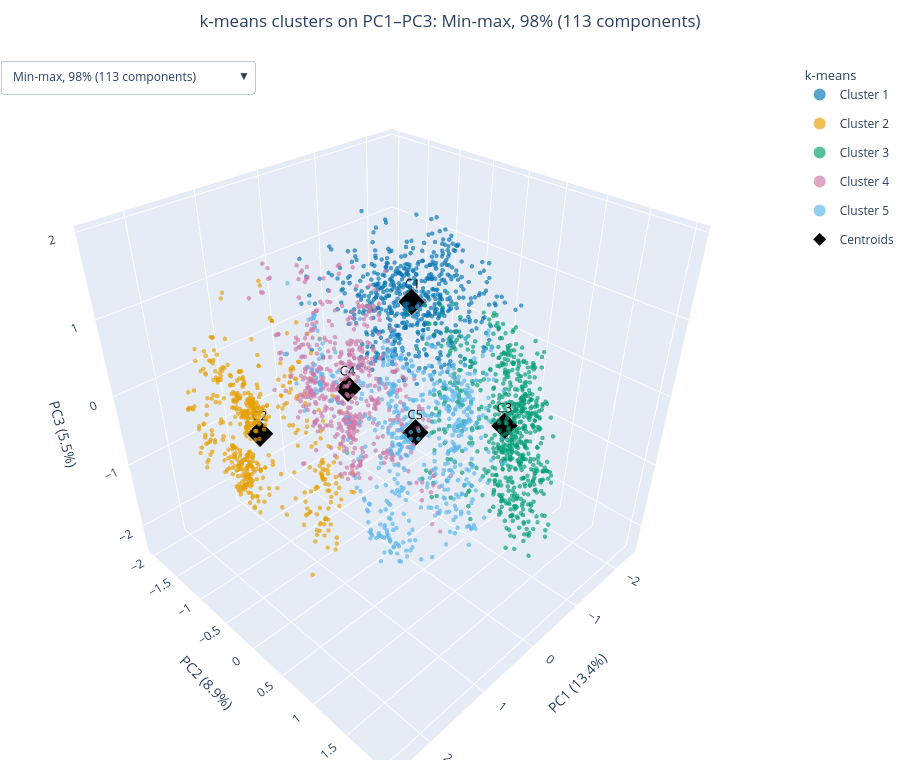

The notebook cell saved with this chart:
### Markdown cell above
### Bonus a: clusters on PC1, PC2 and PC3
Each house is a point at its coordinates on PC1, PC2 and PC3. The black diamonds are the centroids, reduced to their first three coordinates. The variance threshold does not move the points (the first three components are the same at every threshold), it only changes the colors and the centroids slightly.

### Code cell
# Single precision keeps the stored figures small
hover = np.column_stack([price, X_complete["Overall Qual"], X_complete["Year Built"]]).astype(np.float32)
HOVER = "Price: $%{customdata[0]:,.0f}<br>Overall Qual: %{customdata[1]}<br>Year Built: %{customdata[2]}"


def point_traces(reduced, groups, names, colors, legend_title):
    """One 3D marker trace per group, so that every group can be switched off in the legend."""
    traces = []
    for number, (name, color) in enumerate(zip(names, colors)):
        mask = groups == number
        traces.append(
            go.Scatter3d(
                x=reduced[mask, 0].astype(np.float32), y=reduced[mask, 1].astype(np.float32), z=reduced[mask, 2].astype(np.float32),
                mode="markers", name=name, legendgroup=name, legendgrouptitle_text=legend_title if number == 0 else None,
                marker={"size": 2.6, "color": color, "opacity": 0.65},
                customdata=hover[mask], hovertemplate=f"{name}<br>{HOVER}<extra></extra>",
            )
        )
    return traces


def centroid_trace(model):
    """The centroids, reduced to their first three coordinates, as large black diamonds."""
    centers = model.cluster_centers_[:, :3]
    return go.Scatter3d(
        x=centers[:, 0], y=centers[:, 1], z=centers[:, 2],
        mode="markers+text", name="Centroids", text=[f"C{number}" for number in range(1, len(centers) + 1)],
        textposition="top center", textfont={"size": 13, "color": "black"},
        marker={"size": 9, "symbol": "diamond", "color": "black", "line": {"color": "white", "width": 2}},
        hovertemplate="Centroid %{text}<extra></extra>",
    )


def axis_titles(pca):
    shares = pca.explained_variance_ratio_
    return {f"scene.{axis}.title.text": f"PC{number} ({shares[number - 1]:.1%})" for number, axis in
            enumerate(["xaxis", "yaxis", "zaxis"], start=1)}


def dropdown_figure(views, title):
    """One figure with a dropdown: each view is (label, traces, layout changes); only one view is visible."""
    fig = go.Figure()
    spans = []
    for _, traces, _ in views:
        start = len(fig.data)
        for trace in traces:
            fig.add_trace(trace)
        spans.append((start, len(fig.data)))
    buttons = []
    for (label, _, layout), (start, end) in zip(views, spans):
        visible = [start <= index < end for index in range(len(fig.data))]
        buttons.append({"label": label, "method": "update", "args": [{"visible": visible}, {"title.text": f"{title}: {label}", **layout}]})
    first = buttons[0]["args"]
    for trace, visible in zip(fig.data, first[0]["visible"]):
        trace.visible = visible
    fig.update_layout(
        title={"text": first[1]["title.text"], "x": 0.5, "xanchor": "center", "y": 0.98},
        # The dropdown sits below the title, at the top left of the plot
        updatemenus=[{"buttons": buttons, "x": 0, "xanchor": "left", "y": 1.0, "yanchor": "top"}],
        height=760, margin={"l": 0, "r": 0, "t": 60, "b": 0},
        legend={"itemsizing": "constant", "groupclick": "toggleitem"},
        scene={"aspectmode": "cube"},
    )
    fig.update_layout(**{key: value for key, value in first[1].items() if key != "title.text"})
    return fig


views = []
for name, (pca, reduced, counts) in fits.items():
    for threshold in THRESHOLDS:
        model = models[name][threshold]
        traces = point_traces(reduced, model.labels_, [f"Cluster {n}" for n in range(1, N_CLUSTERS + 1)], CLUSTER_COLORS, "k-means")
        traces.append(centroid_trace(model))
        views.append((f"{name}, {threshold:.0%} ({counts[threshold]} components)", traces, axis_titles(pca)))

cluster_figure = dropdown_figure(views, "k-means clusters on PC1–PC3")
cluster_figure.show()
